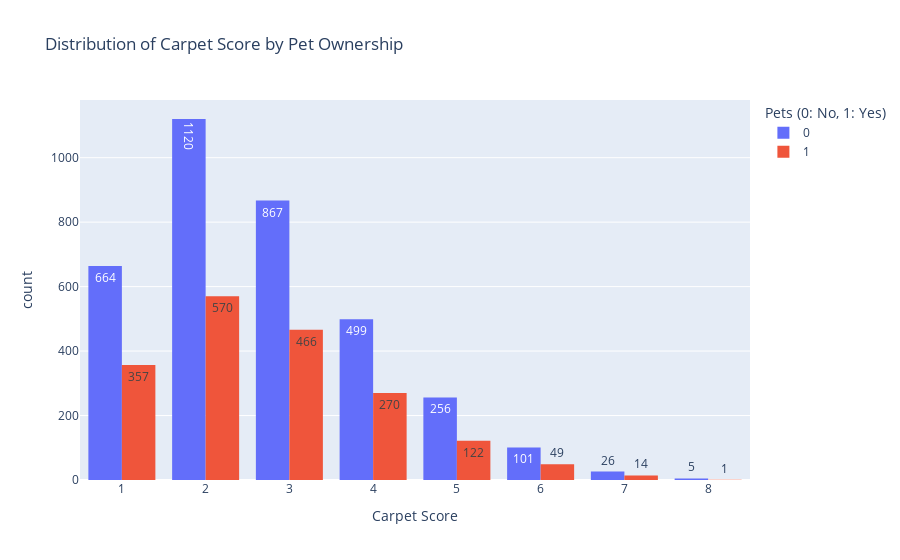

The code cell stored with this chart in its notebook:
### Code cell
fig = px.histogram(df, x='carpet_score', color='pets', barmode='group',
                   title='Distribution of Carpet Score by Pet Ownership',
                   labels={'pets': 'Pets (0: No, 1: Yes)', 'carpet_score': 'Carpet Score'},
                   text_auto=True)
fig.show()

### Figure 1 — Plotly figure (JSON) as saved in the notebook; plotly's stock layout.template omitted (floating-point values rounded to 4 significant figures; data arrays with more than 128 entries replaced by an {"elided": "..."} marker saying what was removed)
{"data": [{"alignmentgroup": "True", "bingroup": "x", "hovertemplate": "Pets (0: No, 1: Yes)=0<br>Carpet Score=%{x}<br>count=%{y}<extra></extra>", "legendgroup": "0", "marker": {"color": "#636efa", "pattern": {"shape": ""}}, "name": "0", "offsetgroup": "0", "orientation": "v", "showlegend": true, "texttemplate": "%{value}", "type": "histogram", "x": {"elided": "3538 int values"}, "xaxis": "x", "yaxis": "y"}, {"alignmentgroup": "True", "bingroup": "x", "hovertemplate": "Pets (0: No, 1: Yes)=1<br>Carpet Score=%{x}<br>count=%{y}<extra></extra>", "legendgroup": "1", "marker": {"color": "#EF553B", "pattern": {"shape": ""}}, "name": "1", "offsetgroup": "1", "orientation": "v", "showlegend": true, "texttemplate": "%{value}", "type": "histogram", "x": {"elided": "1849 int values"}, "xaxis": "x", "yaxis": "y"}], "layout": {"barmode": "group", "legend": {"title": {"text": "Pets (0: No, 1: Yes)"}, "tracegroupgap": 0}, "title": {"text": "Distribution of Carpet Score by Pet Ownership"}, "xaxis": {"anchor": "y", "domain": [0, 1], "title": {"text": "Carpet Score"}}, "yaxis": {"anchor": "x", "domain": [0, 1], "title": {"text": "count"}}}}
